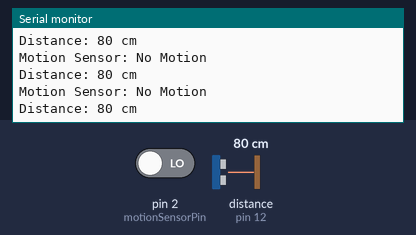
Recording of a sketch running on a simulated Arduino Uno, built with avr-gcc and run on an emulated ATmega328P. On the bench: the last lines printed to the serial monitor. Wiring (inferred from the names in the program): ultrasonic range finder: trigger pin 13; echo pin 12. The inputs (shaded band) are chosen by the test bench; at power-on: pin 2 (motionSensorPin) LOW, distance to the obstacle (sensor on pin 12) 80 cm. The echo pulse lasts 58.3 µs per cm.

Above: at 1.3 s.
1.4 s: pin 2 (motionSensorPin) driven HIGH
3.5 s: distance to the obstacle (sensor on pin 12) set to 2 cm
At 3.86 s:
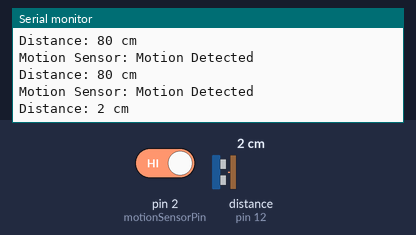
6.5 s: distance to the obstacle (sensor on pin 12) set to 18 cm
At 6.87 s:
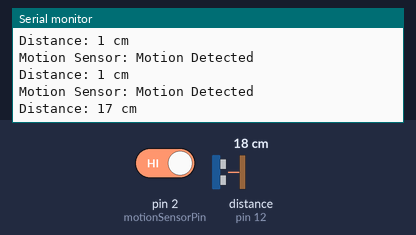
9.5 s: distance to the obstacle (sensor on pin 12) set to 4 cm
At 9.88 s:
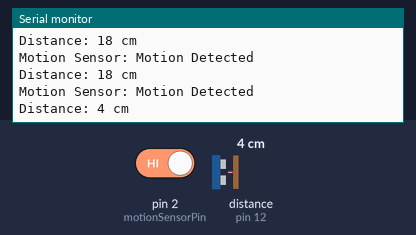
12.5 s: pin 2 (motionSensorPin) driven LOW
15.5 s: distance to the obstacle (sensor on pin 12) set to 9 cm
At 15.89 s:
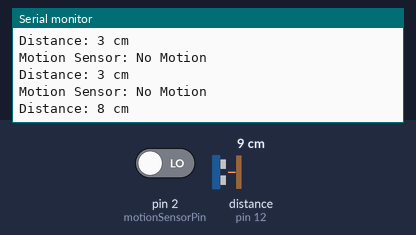
Timing chart, 0 to 18.5 s (numbered marks = the images above; inputs shaded):
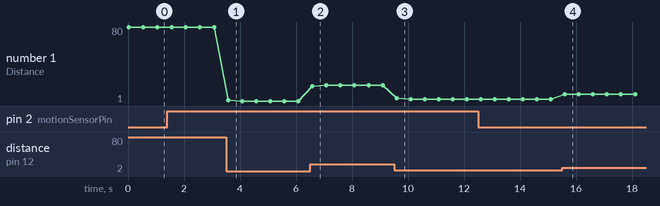

The sketch:

credit1.ide.ino
```cpp
const int motionSensorPin = 2;
const int trigPin = 13;  // Connect to the trigger pin of the ultrasonic sensor
const int echoPin = 12;  // Connect to the echo pin of the ultrasonic sensor
const int ledPin = 13;
volatile int motionValue = LOW;
int distance = 0;

void setup() {
  Serial.begin(9600);
  pinMode(motionSensorPin, INPUT);
  pinMode(trigPin, OUTPUT);
  pinMode(echoPin, INPUT);
  pinMode(ledPin, OUTPUT);
}

void loop() {
  // Check motion sensor in every loop iteration
  motionValue = digitalRead(motionSensorPin);

  // Read distance from ultrasonic sensor in every loop iteration
  distance = getUltrasonicDistance();

  // Update LED based on both motion and distance values
  digitalWrite(ledPin, (motionValue == HIGH || distance < 20) ? HIGH : LOW);

  // Print sensor values to Serial Monitor
  Serial.print("Motion Sensor: ");
  Serial.println(motionValue == HIGH ? "Motion Detected" : "No Motion");

  Serial.print("Distance: ");
  Serial.print(distance);
  Serial.println(" cm");

  // Add a delay to avoid flooding the Serial Monitor with messages
  delay(500);
}

int getUltrasonicDistance() {
  // Trigger the ultrasonic sensor
  digitalWrite(trigPin, LOW);
  delayMicroseconds(2);
  digitalWrite(trigPin, HIGH);
  delayMicroseconds(10);
  digitalWrite(trigPin, LOW);

  // Measure the echo duration
  unsigned long duration = pulseIn(echoPin, HIGH);

  // Calculate the distance in centimeters
  int distance = duration / 58;

  return distance;
}
```

Measured:
- after the input at 3.5 s, the serial monitor: prints a new line after 0.07 s (image 1)
- after the input at 6.5 s, the serial monitor: prints a new line after 0.08 s (image 2)
- after the input at 9.5 s, the serial monitor: prints a new line after 0.09 s (image 3)
- after the input at 15.5 s, the serial monitor: prints a new line after 0.10 s (image 4)
- plotted number 1: 80 → 1 after the input at 3.5 s, 1 → 18 after the input at 6.5 s, 18 → 3 after the input at 9.5 s, 3 → 8 after the input at 15.5 s
